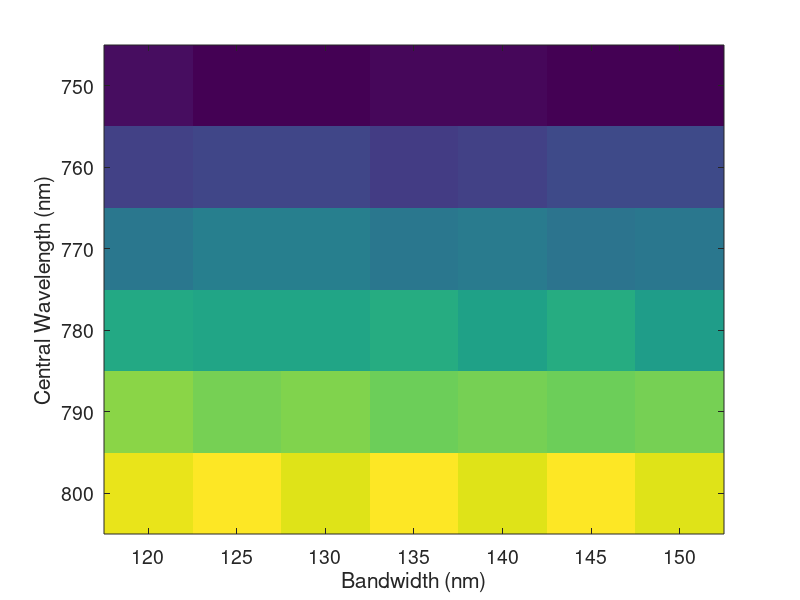

MATLAB code for this plot:
clear all
%%
Central_Wavelength=[0.75:0.01:0.8];
Wavelength_BW=[0.12:0.005:0.15];      %micron
Focal_Length=1.25;  %micron Zemax notation, physical focal length/image space RI
Order=-1;   %-1
RI_Inc=1.92;    %1.85 1.92
RI_Out=1;
Aperture_Diameter=2;   %%2.2 1.35
Target_Divergence_Angle=12; %degree
Target_Number_of_Resolvable_Point=400;
Grating_Density_Increment=5;  %cycles/mm
%%
Theta_FW=zeros(length(Central_Wavelength),length(Wavelength_BW));
Theta_LI=zeros(length(Central_Wavelength),length(Wavelength_BW));
Required_Grating_Density_FW=zeros(length(Central_Wavelength),length(Wavelength_BW));
Required_Grating_Density_LI=zeros(length(Central_Wavelength),length(Wavelength_BW));
Required_Grating_Diameter_FW=zeros(length(Central_Wavelength),length(Wavelength_BW));
Required_Grating_Diameter_LI=zeros(length(Central_Wavelength),length(Wavelength_BW));
Required_Aperture_Diameter_FW=zeros(length(Central_Wavelength),length(Wavelength_BW));
Required_Aperture_Diameter_LI=zeros(length(Central_Wavelength),length(Wavelength_BW));
%%
for q=1:length(Wavelength_BW)
    for p=1:length(Central_Wavelength)
        S_Wavelength=Central_Wavelength(p)-Wavelength_BW(q)/2;
        L_Wavelength=Central_Wavelength(p)+Wavelength_BW(q)/2;
        %% Forward-view Condition (Theta_IN = Theta_OUT)

        % Detect TIR
        Current_Grating_Density=0;
        Current_Divergence_Angle=0;
        Current_Theta_FW=0;
        while (Current_Divergence_Angle < Target_Divergence_Angle) && isreal(Current_Theta_FW)
            Current_Theta_FW=asin(((RI_Inc-RI_Out)^-1)*Central_Wavelength(p)/1000*Current_Grating_Density)/pi*180;
            
            S_Angle=asin((RI_Inc*sin(Current_Theta_FW/180*pi)+Order*S_Wavelength/1000*Current_Grating_Density)/RI_Out)/pi*180;
            L_Angle=asin((RI_Inc*sin(Current_Theta_FW/180*pi)+Order*L_Wavelength/1000*Current_Grating_Density)/RI_Out)/pi*180;
            Current_Divergence_Angle=abs(S_Angle-L_Angle);
            Current_Grating_Density=Current_Grating_Density+Grating_Density_Increment;
        end
        Theta_FW(p,q)=Current_Theta_FW;
        Required_Grating_Density_FW(p,q)=Current_Grating_Density;
        Required_Grating_Diameter_FW(p,q)=abs(Central_Wavelength(p)/Wavelength_BW(q)/Order/Required_Grating_Density_FW(p,q)*Target_Number_of_Resolvable_Point);
        Required_Aperture_Diameter_FW(p,q)=Required_Grating_Diameter_FW(p,q)*cos(Theta_FW(p,q)/180*pi);
        %% Littrow Condition (Theta_IN = -Theta_OUT)
        Current_Grating_Density=0;
        Current_Divergence_Angle=0;
        Current_Theta_LI=0;
        while (Current_Divergence_Angle < Target_Divergence_Angle) && isreal(Current_Theta_LI)
            Current_Theta_LI=asin(((RI_Inc+RI_Out)^-1)*Central_Wavelength(p)/1000*Current_Grating_Density)/pi*180;
            S_Angle=asin((RI_Inc*sin(Current_Theta_LI/180*pi)+Order*S_Wavelength/1000*Current_Grating_Density)/RI_Out)/pi*180;
            L_Angle=asin((RI_Inc*sin(Current_Theta_LI/180*pi)+Order*L_Wavelength/1000*Current_Grating_Density)/RI_Out)/pi*180;
            Current_Divergence_Angle=abs(S_Angle-L_Angle);
            Current_Grating_Density=Current_Grating_Density+Grating_Density_Increment;
        end
        Theta_LI(p,q)=Current_Theta_LI;
        Required_Grating_Density_LI(p,q)=Current_Grating_Density;
        Required_Grating_Diameter_LI(p,q)=abs(Central_Wavelength(p)/Wavelength_BW(q)/Order/Required_Grating_Density_LI(p,q)*Target_Number_of_Resolvable_Point);
        Required_Aperture_Diameter_LI(p,q)=Required_Grating_Diameter_LI(p,q)*cos(Theta_LI(p,q)/180*pi);
    end
    disp(q);
end
% plot(Central_Wavelength,Theta_FW,Central_Wavelength,Theta_LI);
% plot(Central_Wavelength,Required_BW_FW,Central_Wavelength,Required_BW_LI);
% plot(Central_Wavelength,Number_of_Resolvable_Point_FW,Central_Wavelength,Number_of_Resolvable_Point_LI);
% plot(Required_BW_LI,Number_of_Resolvable_Point_LI);

imagesc(real(Required_Aperture_Diameter_LI))
TickSampling_Ratio_X=1;
TickSampling_Ratio_Y=1;

XTickArray=TickSampling_Ratio_X:TickSampling_Ratio_X:floor(length(Wavelength_BW)/TickSampling_Ratio_X)*TickSampling_Ratio_X;
YTickArray=TickSampling_Ratio_Y:TickSampling_Ratio_Y:floor(length(Central_Wavelength)/TickSampling_Ratio_Y)*TickSampling_Ratio_Y;

XTickLabelArray=round(Wavelength_BW(XTickArray)*1000);
YTickLabelArray=round(Central_Wavelength(YTickArray)*1000);
set(gca,'XTick',XTickArray)

set(gca,'XTickLabel',XTickLabelArray)
set(gca,'YTick',YTickArray)
set(gca,'YTickLabel',YTickLabelArray)
set(gca, 'FontSize', 14)
xlabel('Bandwidth (nm)');
ylabel('Central Wavelength (nm)');
%% Old Relation
%         Required_Grating_Diameter_LI(p,q)=Aperture_Diameter/cos(Theta_LI(p,q)/180*pi);
%         Total_Pitch_LI(p,q)=Grating_Pitch(q)*Required_Grating_Diameter_LI(p,q);
%         Wavelength_Resolution_LI(p,q)=abs(Central_Wavelength(p)/Total_Pitch_LI(p,q)/Order);
%         Number_of_Resolvable_Point_LI(p,q)=Required_BW_LI(p,q)/Wavelength_Resolution_LI(p,q);
